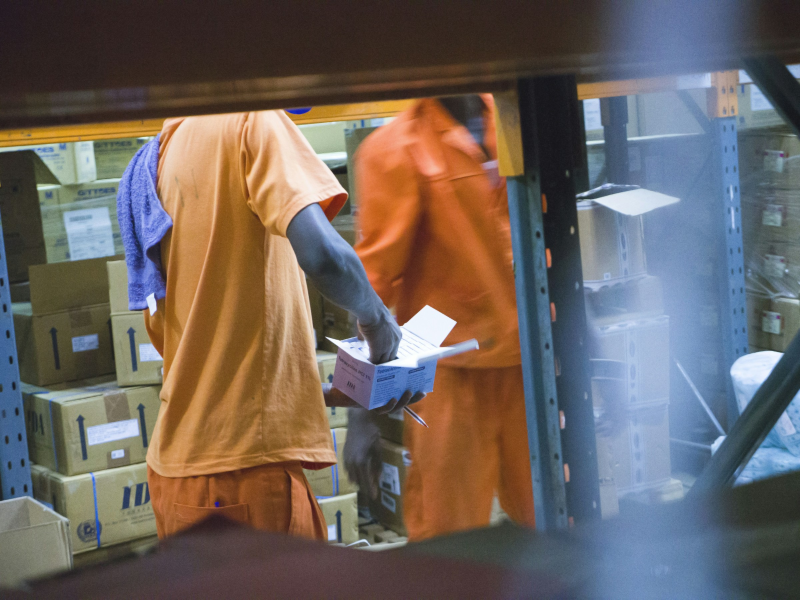
#> input picture fotos/editorial/1Bsqy0meA88.jpg, 2400 x 1800 px (shown at 1/3 size)
$ python -i procesar.py   (imports and definitions only)
#> lines starting #> are read from the running program, lines starting #| are printed output that depends on the picture
#!/usr/bin/env python3
"""Procesa las imágenes editoriales del registro (src/content/imagenes.json) — #28.

Originales privados (no se publican; Netlify solo publica out/):
  fotos/editorial/<id-unsplash>.jpg   fotografías con licencia Unsplash
  fotos/editorial/pexels-<id>.jpg     fotografías con licencia Pexels
  fotos/editorial/<id>.jpg            fotografías de Wikimedia Commons (tipo commons; id = nombre del archivo)
  fotos/ia/*.png                      escenas generadas con IA (#28 §8), incluidas dos recreaciones autorizadas
  fotos/deca/*.png                    capturas reales de DeCA Profesional (repositorio farvertrans-deca, public/guia)

Salida en public/media/ed/:
  <archivo>.webp/.avif (1600 px) y -1200, -800, -480 · <archivo>-og.jpg (1200×630, para compartir)
Recorte 16:10 alrededor del punto «foco». Las capturas de DeCA se presentan sobre un fondo neutro,
sin retocar su contenido ni recrear el logotipo.

Uso: python3 scripts/imagenes/procesar.py [id ...]   (sin ids: todas las que tengan original)
"""
import json
import sys
from pathlib import Path

from PIL import Image, ImageDraw, ImageFilter, ImageOps

RAIZ = Path(__file__).resolve().parents[2]
REGISTRO = RAIZ / 'src/content/imagenes.json'
SALIDA = RAIZ / 'public/media'
W, H = 1600, 1000
VARIANTES = [480, 800, 1200, 1600]
FONDO = (238, 236, 232)  # --stone
LINEA = (214, 210, 203)  # --line


def foco(img):
    x, y = (int(v.rstrip('%')) / 100 for v in img['foco'].split())
    return x, y


# [23 lines left out: functions recortar, con_sombra, not called in this run]


def escalar(im, max_w, max_h, max_escala=1.6):
    e = min(max_w / im.width, max_h / im.height, max_escala)
    return im.resize((round(im.width * e), round(im.height * e)), Image.LANCZOS)


def composicion_deca(img):
    piezas = [Image.open(RAIZ / a).convert('RGB') for a in img['origen'].get('archivos', [])]
    lienzo = Image.new('RGB', (W, H), FONDO)
    # Degradado muy suave para dar profundidad sin decorar
    grad = Image.linear_gradient('L').resize((W, H)).point(lambda v: v * 0.10)
    lienzo.paste((255, 255, 255), (0, 0), ImageOps.flip(grad))
    tipo = img.get('composicion', 'escritorio')
    if tipo == 'movil-doble':
        a, b = (escalar(p, 420, 860) for p in piezas[:2])
        gap = 70
        x = (W - a.width - b.width - gap) // 2
        con_sombra(lienzo, a, x, (H - a.height) // 2 - 10, 34)
        con_sombra(lienzo, b, x + a.width + gap, (H - b.height) // 2 + 10, 34)
    elif tipo == 'logo':
        # Logotipo propio sobre fondo blanco: se recorta a su contenido y se centra, sin sombra
        o = img['origen']
        pieza = Image.open(RAIZ / (o['archivo'] if o['tipo'] == 'marca' else o['archivos'][0])).convert('RGBA')
        caja = pieza.getchannel('A').point(lambda v: 255 if v > 8 else 0).getbbox() or pieza.getbbox()
        rgb = Image.new('RGB', pieza.size, (255, 255, 255))
        rgb.paste(pieza, mask=pieza.getchannel('A'))
        gris = ImageOps.invert(rgb.convert('L')).point(lambda v: 255 if v > 24 else 0)
        caja = gris.getbbox() or caja
        logo = escalar(rgb.crop(caja), 1080, 400, max_escala=3)
        lienzo = Image.new('RGB', (W, H), (255, 255, 255))
        lienzo.paste(logo, ((W - logo.width) // 2, (H - logo.height) // 2))
    else:
        p = escalar(piezas[0], 1300 if tipo == 'escritorio' else 760, 820)
        con_sombra(lienzo, p, (W - p.width) // 2, (H - p.height) // 2 - 8, 14)
    return lienzo


# [47 lines left out: functions fotografia, exportar, main, not called in this run]


# [2 lines not run here, left out]

>>> import cv2
>>> picture = cv2.imread('../../fotos/editorial/1Bsqy0meA88.jpg', cv2.IMREAD_GRAYSCALE)
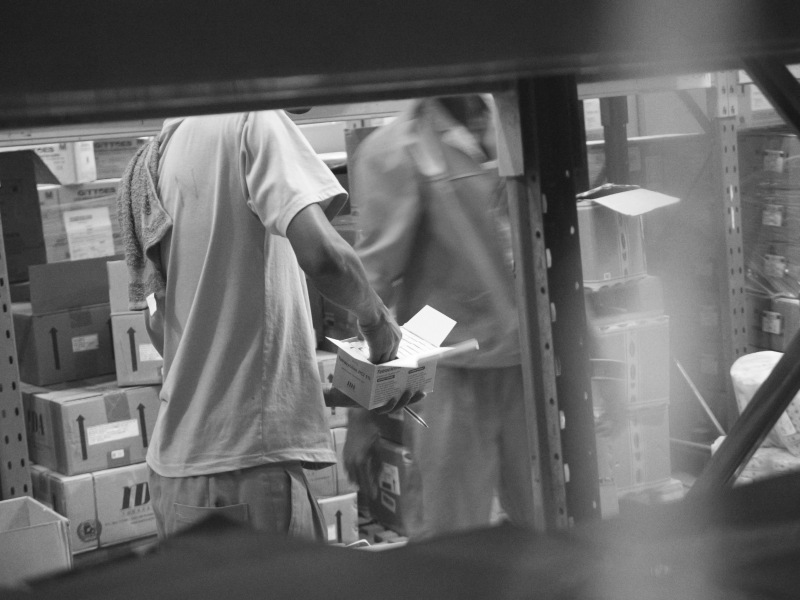
#> picture: shape (1800, 2400) (shown at 1/3 size); min 19, max 255, mean 102.4
#> (the run stopped early here; a loop or call above may not have finished)

$ run again, on fotos/editorial/4SOWP1p8n0I.jpg
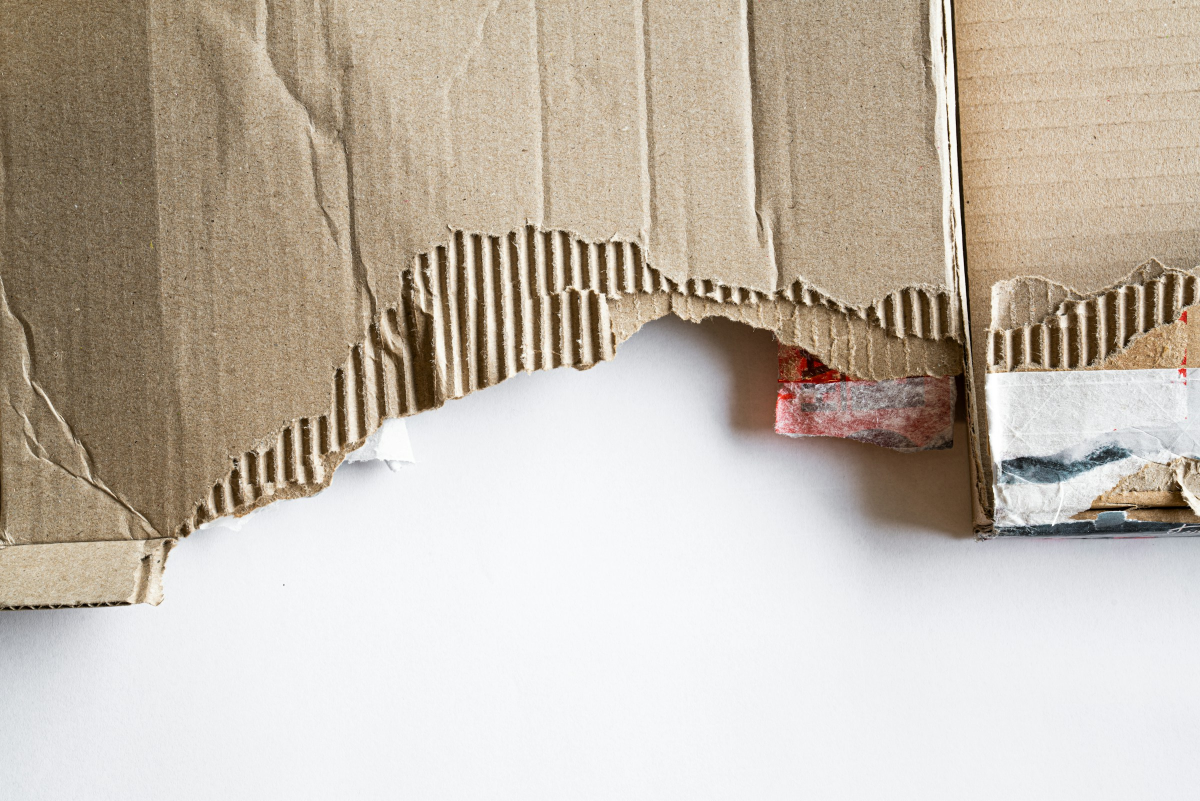
#> input picture fotos/editorial/4SOWP1p8n0I.jpg, 2400 x 1601 px (shown at 1/2 size)
#> `picture = cv2.imread('../../fotos/editorial/1Bsqy0meA88.jpg', cv2.IMRE..`:
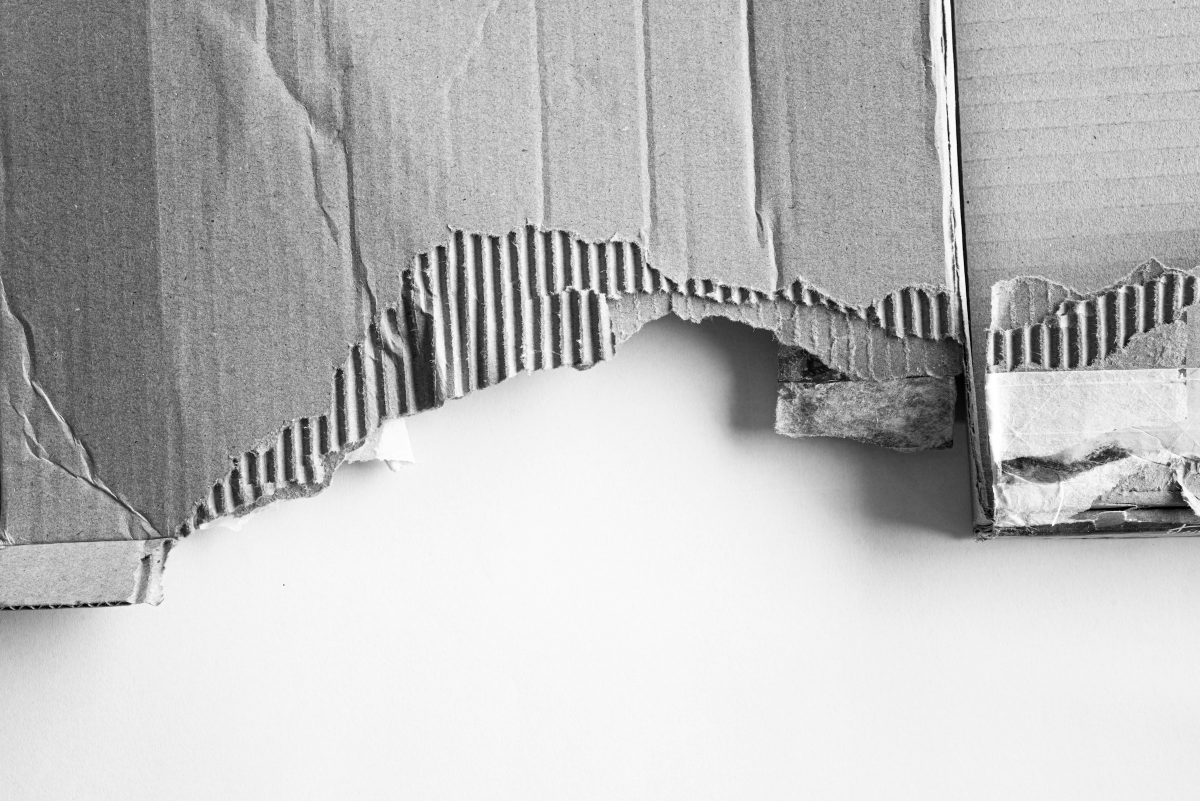
#> picture: shape (1601, 2400) (shown at 1/2 size); min 0, max 255, mean 186.8

$ run again, on fotos/editorial/4XBvbznJFno.jpg
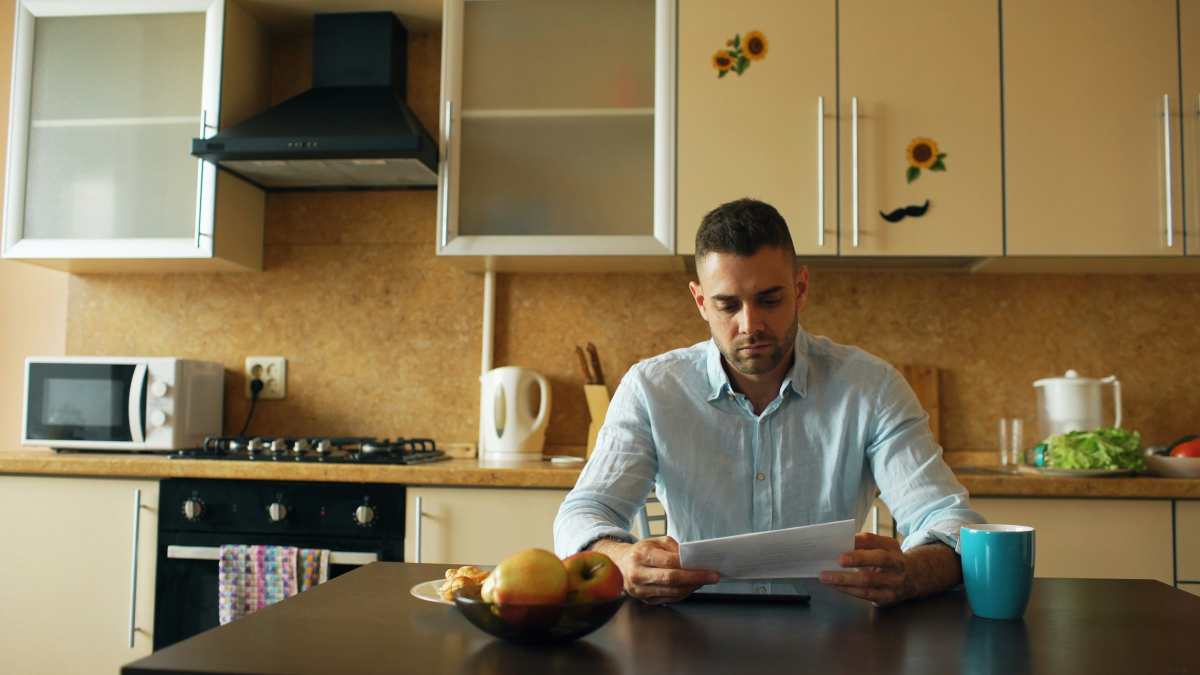
#> input picture fotos/editorial/4XBvbznJFno.jpg, 2400 x 1350 px (shown at 1/2 size)
#> `picture = cv2.imread('../../fotos/editorial/1Bsqy0meA88.jpg', cv2.IMRE..`:
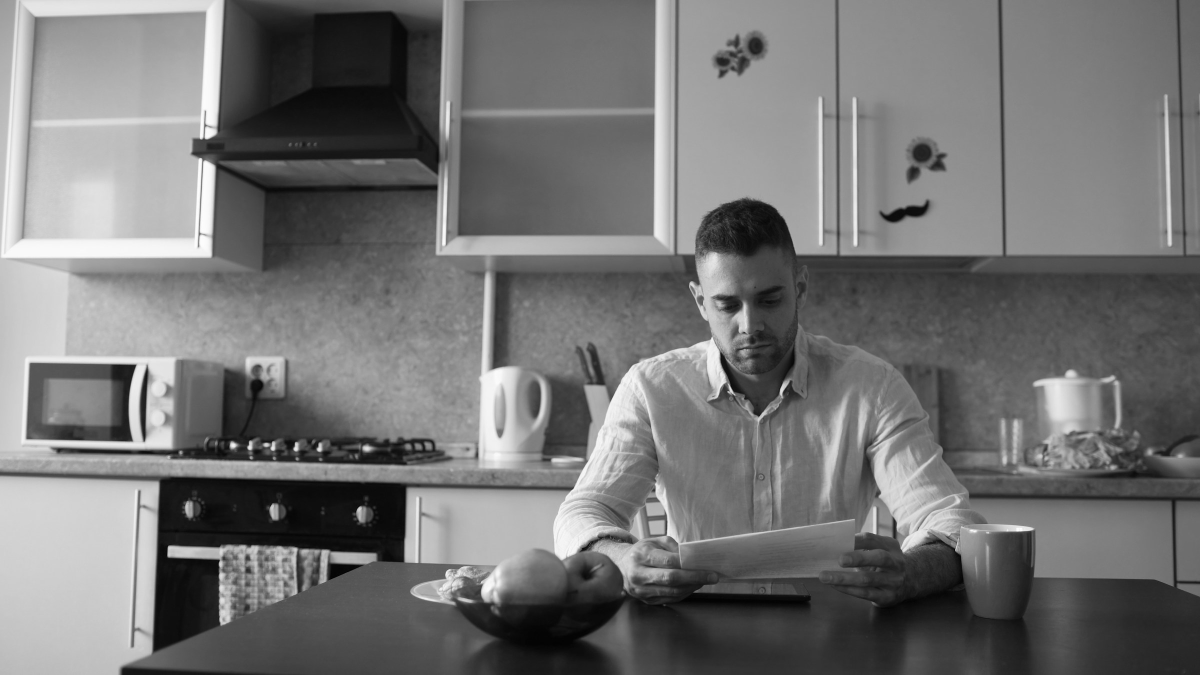
#> picture: shape (1350, 2400) (shown at 1/2 size); min 0, max 255, mean 115.6
